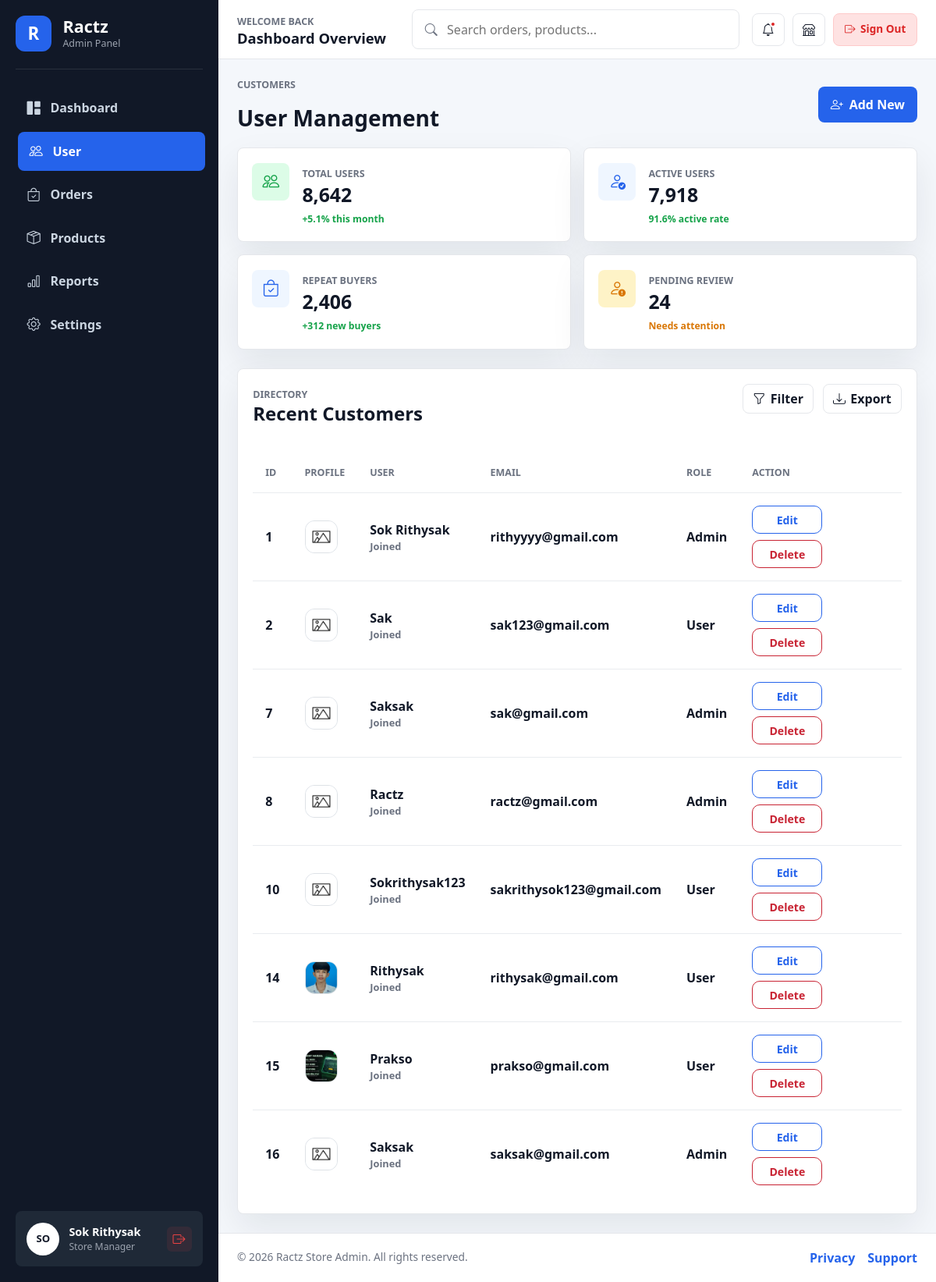
/admin/user (signed in), run on an earlier commit of the app's database.
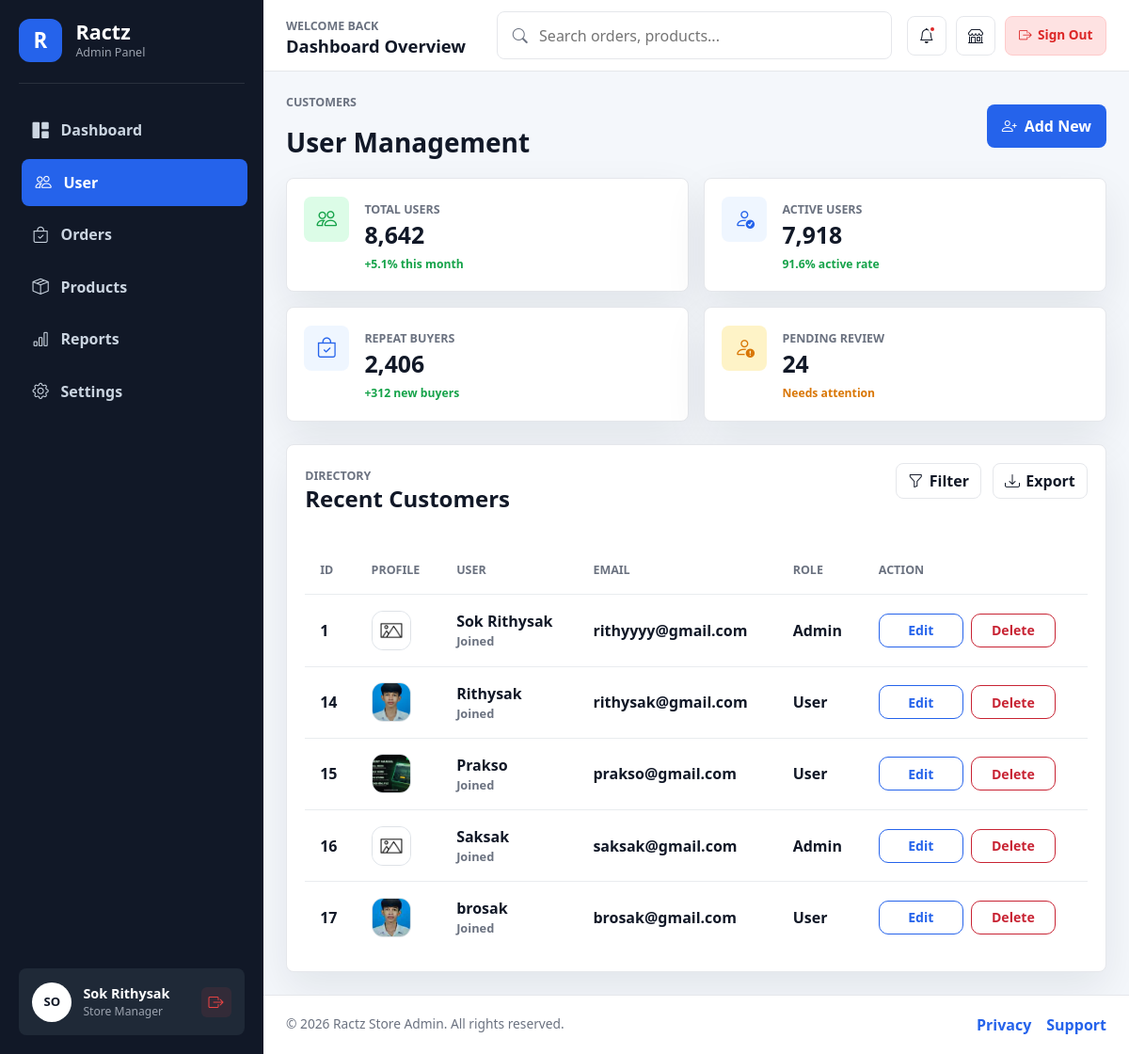
And on a later commit of the database.
### app.py (models this page shows)
class User(db.Model):
    id = db.Column(db.Integer, primary_key=True)
    profile = db.Column(db.String(255), nullable=False, default='/static/images/default.png')
    username = db.Column(db.String(80), nullable=False)
    password = db.Column(db.String(255), nullable=False)
    email = db.Column(db.String(120), nullable=False, unique=True)
    role = db.Column(db.String(80), nullable=False)
    status = db.Column(db.String(80), nullable=False, default='Active')

### app.py (the view)
@app.get('/admin/user')
@login_required
def user():
    module = 'user'
    sql = text("SELECT * FROM user")
    result = db.session.execute(sql)
    rows = [dict(row._mapping) for row in result]
    return render_template('admin/user/user.html', module=module, users=rows)

### app.py (called while the page is built)
def login_required(view):
    @wraps(view)
    def wrapped(*args, **kwargs):
        if not session.get("is_login"):
            return redirect(url_for("admin_login", next=request.path))
        return view(*args, **kwargs)
    return wrapped

### templates/admin/user/user.html (shortened to what this page needs)
{% extends 'admin/master.html' %} {% block styles %}
<link
  rel="stylesheet"
  href="{{ url_for('static', filename='user css/user.css') }}"
/>
{% endblock %} {% block content %}
<main class="admin-content">
  <section class="page-heading">
    <div>
      <p>Customers</p>
      <h3>User Management</h3>
    </div>
    <a href="{{ url_for('add_user') }}" class="export-btn">
      <i class="bi bi-person-plus"></i>
      Add New
    </a>
  </section>
  <section class="stats-grid user-stats-grid">
    <article class="stat-card">
      <div class="stat-icon customers"><i class="bi bi-people"></i></div>
      <div>
        <span>Total Users</span>
        <strong>8,642</strong>
        <small class="positive">+5.1% this month</small>
      </div>
    </article>
    <article class="stat-card">
      <div class="stat-icon sales"><i class="bi bi-person-check"></i></div>
      <div>
        <span>Active Users</span>
        <strong>7,918</strong>
        <small class="positive">91.6% active rate</small>
      </div>
    </article>
    <article class="stat-card">
      <div class="stat-icon orders"><i class="bi bi-bag-check"></i></div>
      <div>
        <span>Repeat Buyers</span>
        <strong>2,406</strong>
        <small class="positive">+312 new buyers</small>
      </div>
    </article>
    <article class="stat-card">
      <div class="stat-icon stock">
        <i class="bi bi-person-exclamation"></i>
      </div>
      <div>
        <span>Pending Review</span>
        <strong>24</strong>
        <small class="warning">Needs attention</small>
      </div>
    </article>
  </section>
  <section class="user-grid">
    <article class="panel user-list-panel">
      <div class="panel-header">
        <div>
          <span>Directory</span>
          <h4>Recent Customers</h4>
        </div>
        <div class="panel-actions">
          <button type="button"><i class="bi bi-funnel"></i> Filter</button>
          <button type="button"><i class="bi bi-download"></i> Export</button>
        </div>
      </div>
      <div class="table-responsive">
        <table class="admin-table user-table">
          <thead>
            <tr>
              <th>ID</th>
              <th>Profile</th>
              <th>User</th>
              <th>Email</th>
              <th>Role</th>
              <th>Action</th>
            </tr>
          </thead>
        <tbody>
{% for user in users %}
<tr>
  <td data-label="ID">{{ user.id }}</td>
  <td data-label="Profile">
    <div class="user-cell">
      <img
        src="{{ url_for('user_photo', user_id=user.id, photo_type='thum') }}"
        alt="{{ user.username }}"
        onerror="this.onerror=null;this.src='{{ url_for('static', filename='images/default.png') }}'"
        class="user-avatar"
      />
    </div>
  </td>
  <td data-label="User">
    <div class="user-cell">
      <div>
        <strong>{{ user.username }}</strong>
        <small>Joined {{ user.joined_date }}</small>
      </div>
    </div>
  </td>
  <td data-label="Email">{{ user.email }}</td>
  <td data-label="Role">{{ user.role }}</td>
  <td data-label="Action">
    <div class="table-actions">
      <a
        href="{{ url_for('edit_user', user_id=user.id) }}"
        class="btn btn-sm btn-outline-primary"
        aria-label="Edit user"
        >Edit</a
      >
      <a
        href="{{ url_for('conform_delete', user_id=user.id) }}"
        class="btn btn-sm btn-outline-danger"
        >Delete</a
      >
    </div>
  </td>
</tr>
{% endfor %}
        </tbody>
        </table>
      </div>
    </article>
  </section>
</main>
{% endblock %} {% block scripts %} {% endblock %}

### templates/admin/master.html (shortened to what this page needs)
<!doctype html>
<html lang="en">
  <head>
    {% include 'admin/share/header.html' %} {% block styles %}{% endblock %}
  </head>
  <body>
    <div class="admin-layout">
      {% include 'admin/share/sidebar.html' %}
      <div class="admin-main">
        {% include 'admin/share/navbar.html' %}  {% block
        content %}{% endblock %} {% include 'admin/share/footer.html' %}
      </div>
    </div>
  </body>
</html>

### templates/admin/share/header.html (shortened to what this page needs)
    <link
      rel="stylesheet"
      href="{{ url_for('static', filename='style/bootstrap/bootstrap.css') }}"
    />
    <link
      rel="stylesheet"
      href="{{ url_for('static', filename='style/bootstrap/bootstrapIcon.css') }}"
    />
    <link
      rel="stylesheet"
      href="https://cdn.jsdelivr.net/npm/bootstrap-icons@1.11.3/font/bootstrap-icons.css"
    />
    <link
      rel="stylesheet"
      href="{{ url_for('static', filename='admin css/admincss.css') }}"
    />

### templates/admin/share/sidebar.html
      <aside class="admin-sidebar" id="adminSidebar">
<div class="sidebar-brand">
          <span class="brand-mark">R</span>
          <div>
            <h1>Ractz</h1>
            <p>Admin Panel</p>
          </div>
        </div>
        <nav class="sidebar-menu" aria-label="Admin navigation">
          <a href="{{ url_for('dashboard') }}" class="{% if request.endpoint == 'dashboard' %}active{% endif %}">
            <i class="bi bi-grid-1x2-fill"></i>
            <span>Dashboard</span>
          </a>
         <a href="{{ url_for('user') }}" class="{% if request.endpoint == 'user' %}active{% endif %}">
            <i class="bi bi-people"></i>
            <span>User</span>
          </a>
          <a href="#">
            <i class="bi bi-bag-check"></i>
            <span>Orders</span>
          </a>
          <a href="#">
            <i class="bi bi-box-seam"></i>
            <span>Products</span>
          </a>
          <a href="#">
            <i class="bi bi-bar-chart"></i>
            <span>Reports</span>
          </a>
          <a href="#">
            <i class="bi bi-gear"></i>
            <span>Settings</span>
          </a>
        </nav>
        <div class="sidebar-profile">
          <div class="profile-avatar">{{ (session.get('username', 'A')[:2]) | upper }}</div>
          <div>
            <strong>{{ session.get('username', 'Admin User') }}</strong>
            <span>Store Manager</span>
          </div>
          <a href="{{ url_for('admin_logout') }}" class="sidebar-logout-btn" title="Sign out">
            <i class="bi bi-box-arrow-right"></i>
          </a>
        </div>
      </aside>

### templates/admin/share/navbar.html (shortened to what this page needs)
 <nav class="admin-navbar">
          <div class="navbar-title">
            <span>Welcome back</span>
            <h2>Dashboard Overview</h2>
          </div>
          <form class="admin-search" action="#" role="search">
            <i class="bi bi-search"></i>
            <input type="search" placeholder="Search orders, products..." />
          </form>
          <div class="navbar-actions">
            <button type="button" aria-label="Notifications">
              <i class="bi bi-bell"></i>
              <span class="notification-dot"></span>
            </button>
            <a href="{{ url_for('home') }}" aria-label="Visit store" title="Visit Store">
              <i class="bi bi-shop"></i>
            </a>
            <a href="{{ url_for('admin_logout') }}" class="btn-admin-logout" aria-label="Sign out" title="Sign out">
              <i class="bi bi-box-arrow-right"></i>
              <span>Sign Out</span>
            </a>
          </div>
        </nav>

### templates/admin/share/footer.html
        <footer class="admin-footer">
          <p>&copy; 2026 Ractz Store Admin. All rights reserved.</p>
          <div>
            <a href="#">Privacy</a>
            <a href="#">Support</a>
          </div>
        </footer>

### static/user css/user.css (style rules this page uses)
.user-stats-grid { margin-bottom: 1rem; }
.user-grid { display: grid; gap: 1.5rem; grid-template-columns: 1fr; margin-top: 1.5rem; }
.user-list-panel { display: grid; gap: 1rem; width: 100%; }
.panel-actions { display: flex; gap: 0.75rem; flex-wrap: wrap; justify-content: flex-end; }
.user-table { width: 100%; border-collapse: collapse; }
.user-table th, .user-table td { padding: 1rem 1rem; border-bottom: 1px solid #e9ecef; text-align: left; vertical-align: middle; }
.user-cell { display: flex; align-items: center; gap: 0.75rem; }
.user-avatar { width: 42px; height: 42px; border-radius: 12px; object-fit: cover; border: 1px solid #dee2e6; }
.table-actions { display: flex; gap: 0.5rem; flex-wrap: wrap; }

What changed in the data, as far as the page shows it:
removed User: id "2", username "Sak", email "sak123@gmail.com", role "User"
removed User: id "7", username "Saksak", email "sak@gmail.com", role "Admin"
removed User: id "8", username "Ractz", email "ractz@gmail.com", role "Admin"
removed User: id "10", username "Sokrithysak123", email "sakrithysok123@gmail.com", role "User"
added User: id "17", shows a picture, username "brosak", email "brosak@gmail.com", role "User"
